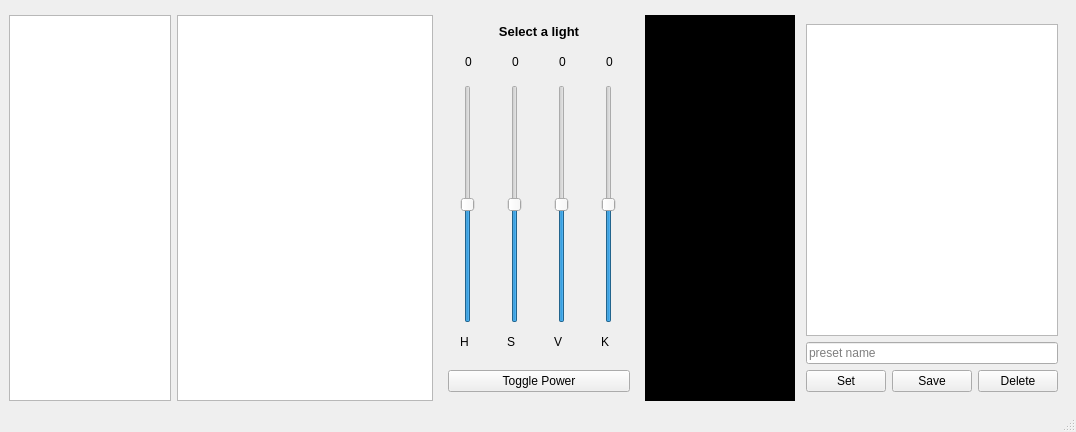
<?xml version="1.0" encoding="UTF-8"?>
<ui version="4.0">
 <class>MainWindow</class>
 <widget class="QMainWindow" name="MainWindow">
  <property name="geometry">
   <rect>
    <x>0</x>
    <y>0</y>
    <width>1076</width>
    <height>432</height>
   </rect>
  </property>
  <property name="windowTitle">
   <string>Lifx Remote</string>
  </property>
  <widget class="QWidget" name="centralwidget">
   <property name="styleSheet">
    <string notr="true"/>
   </property>
   <layout class="QVBoxLayout" name="verticalLayout_2">
    <property name="topMargin">
     <number>15</number>
    </property>
    <item>
     <layout class="QHBoxLayout" name="main_light_Layout">
      <item>
       <widget class="QListWidget" name="group_listWidget">
        <property name="sizePolicy">
         <sizepolicy hsizetype="Maximum" vsizetype="Expanding">
          <horstretch>0</horstretch>
          <verstretch>0</verstretch>
         </sizepolicy>
        </property>
       </widget>
      </item>
      <item>
       <widget class="QListWidget" name="light_listWidget">
        <property name="sizePolicy">
         <sizepolicy hsizetype="MinimumExpanding" vsizetype="Expanding">
          <horstretch>1</horstretch>
          <verstretch>0</verstretch>
         </sizepolicy>
        </property>
        <property name="alternatingRowColors">
         <bool>false</bool>
        </property>
        <property name="selectionMode">
         <enum>QAbstractItemView::ExtendedSelection</enum>
        </property>
       </widget>
      </item>
      <item>
       <widget class="QWidget" name="color_widget" native="true">
        <property name="sizePolicy">
         <sizepolicy hsizetype="Minimum" vsizetype="Preferred">
          <horstretch>0</horstretch>
          <verstretch>0</verstretch>
         </sizepolicy>
        </property>
        <property name="minimumSize">
         <size>
          <width>200</width>
          <height>0</height>
         </size>
        </property>
        <layout class="QVBoxLayout" name="verticalLayout_3">
         <item>
          <widget class="QLabel" name="light_name">
           <property name="font">
            <font>
             <pointsize>10</pointsize>
             <weight>75</weight>
             <bold>true</bold>
            </font>
           </property>
           <property name="text">
            <string>Select a light</string>
           </property>
           <property name="alignment">
            <set>Qt::AlignCenter</set>
           </property>
          </widget>
         </item>
         <item>
          <layout class="QHBoxLayout" name="horizontalLayout"/>
         </item>
         <item>
          <layout class="QHBoxLayout" name="horizontalLayout_2">
           <property name="topMargin">
            <number>10</number>
           </property>
           <property name="bottomMargin">
            <number>10</number>
           </property>
           <item>
            <widget class="QLabel" name="hue_amount">
             <property name="text">
              <string>0</string>
             </property>
             <property name="alignment">
              <set>Qt::AlignCenter</set>
             </property>
            </widget>
           </item>
           <item>
            <widget class="QLabel" name="saturation_amount">
             <property name="text">
              <string>0</string>
             </property>
             <property name="alignment">
              <set>Qt::AlignCenter</set>
             </property>
            </widget>
           </item>
           <item>
            <widget class="QLabel" name="value_amount">
             <property name="text">
              <string>0</string>
             </property>
             <property name="alignment">
              <set>Qt::AlignCenter</set>
             </property>
            </widget>
           </item>
           <item>
            <widget class="QLabel" name="kelvin_amount">
             <property name="text">
              <string>0</string>
             </property>
             <property name="alignment">
              <set>Qt::AlignCenter</set>
             </property>
            </widget>
           </item>
          </layout>
         </item>
         <item>
          <layout class="QGridLayout" name="slider_gridLayout">
           <property name="leftMargin">
            <number>0</number>
           </property>
           <property name="topMargin">
            <number>0</number>
           </property>
           <property name="rightMargin">
            <number>0</number>
           </property>
           <property name="bottomMargin">
            <number>15</number>
           </property>
           <property name="horizontalSpacing">
            <number>20</number>
           </property>
           <property name="verticalSpacing">
            <number>12</number>
           </property>
           <item row="1" column="2">
            <widget class="QSlider" name="value_slider">
             <property name="maximum">
              <number>100</number>
             </property>
             <property name="value">
              <number>50</number>
             </property>
             <property name="orientation">
              <enum>Qt::Vertical</enum>
             </property>
            </widget>
           </item>
           <item row="1" column="3">
            <widget class="QSlider" name="kelvin_slider">
             <property name="minimum">
              <number>2000</number>
             </property>
             <property name="maximum">
              <number>9000</number>
             </property>
             <property name="value">
              <number>5500</number>
             </property>
             <property name="sliderPosition">
              <number>5500</number>
             </property>
             <property name="orientation">
              <enum>Qt::Vertical</enum>
             </property>
            </widget>
           </item>
           <item row="2" column="2">
            <widget class="QLabel" name="value_label">
             <property name="text">
              <string>V</string>
             </property>
            </widget>
           </item>
           <item row="2" column="3">
            <widget class="QLabel" name="kelvin_label">
             <property name="text">
              <string>K</string>
             </property>
            </widget>
           </item>
           <item row="1" column="1">
            <widget class="QSlider" name="saturation_slider">
             <property name="maximum">
              <number>100</number>
             </property>
             <property name="value">
              <number>50</number>
             </property>
             <property name="orientation">
              <enum>Qt::Vertical</enum>
             </property>
            </widget>
           </item>
           <item row="1" column="0">
            <widget class="QSlider" name="hue_slider">
             <property name="maximum">
              <number>360</number>
             </property>
             <property name="value">
              <number>180</number>
             </property>
             <property name="orientation">
              <enum>Qt::Vertical</enum>
             </property>
            </widget>
           </item>
           <item row="2" column="1">
            <widget class="QLabel" name="saturation_label">
             <property name="text">
              <string>S</string>
             </property>
            </widget>
           </item>
           <item row="2" column="0">
            <widget class="QLabel" name="hue_label">
             <property name="text">
              <string>H</string>
             </property>
            </widget>
           </item>
          </layout>
         </item>
         <item>
          <widget class="QPushButton" name="power_button">
           <property name="text">
            <string>Toggle Power</string>
           </property>
          </widget>
         </item>
        </layout>
       </widget>
      </item>
      <item>
       <widget class="QLabel" name="color_box">
        <property name="sizePolicy">
         <sizepolicy hsizetype="MinimumExpanding" vsizetype="Preferred">
          <horstretch>0</horstretch>
          <verstretch>0</verstretch>
         </sizepolicy>
        </property>
        <property name="minimumSize">
         <size>
          <width>150</width>
          <height>0</height>
         </size>
        </property>
        <property name="styleSheet">
         <string notr="true">background-color: #000;</string>
        </property>
        <property name="text">
         <string/>
        </property>
       </widget>
      </item>
      <item>
       <widget class="QWidget" name="presets_widget" native="true">
        <layout class="QVBoxLayout" name="verticalLayout">
         <property name="leftMargin">
          <number>5</number>
         </property>
         <item>
          <widget class="QListWidget" name="presets_listWidget"/>
         </item>
         <item>
          <widget class="QLineEdit" name="preset_name">
           <property name="placeholderText">
            <string>preset name</string>
           </property>
          </widget>
         </item>
         <item>
          <layout class="QHBoxLayout" name="horizontalLayout_3">
           <property name="leftMargin">
            <number>0</number>
           </property>
           <property name="topMargin">
            <number>0</number>
           </property>
           <item>
            <widget class="QPushButton" name="set_preset_button">
             <property name="text">
              <string>Set</string>
             </property>
            </widget>
           </item>
           <item>
            <widget class="QPushButton" name="save_preset_button">
             <property name="text">
              <string>Save</string>
             </property>
            </widget>
           </item>
           <item>
            <widget class="QPushButton" name="delete_preset_button">
             <property name="text">
              <string>Delete</string>
             </property>
            </widget>
           </item>
          </layout>
         </item>
        </layout>
       </widget>
      </item>
     </layout>
    </item>
   </layout>
  </widget>
  <widget class="QStatusBar" name="statusBar"/>
 </widget>
 <resources/>
 <connections/>
</ui>
